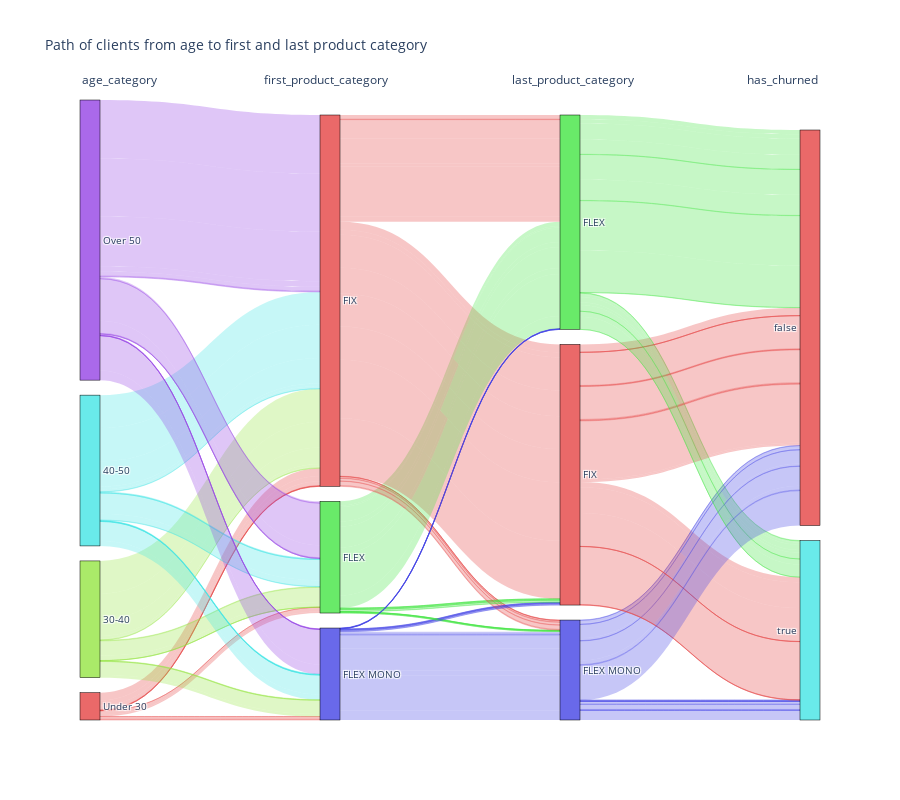

Notebook cell for this chart:
### Code cell
fig = create_sankey(
    data=data_age,
    columns=['age_category', 'first_product_category', 'last_product_category','has_churned'],
    title="Path of clients from age to first and last product category"
)
fig.show()

### Figure 1 — Plotly figure (JSON) as saved in the notebook; plotly's stock layout.template omitted (floating-point values rounded to 4 significant figures; data arrays with more than 128 entries replaced by an {"elided": "..."} marker saying what was removed)
{"data": [{"link": {"color": {"elided": "216 str values"}, "customdata": {"elided": "216 str values"}, "hovertemplate": "%{customdata}<extra></extra>", "source": {"elided": "216 int values"}, "target": {"elided": "216 int values"}, "value": {"elided": "216 int values"}}, "node": {"color": ["rgba(229,68,68,0.8)", "rgba(149,229,68,0.8)", "rgba(68,229,229,0.8)", "rgba(149,68,229,0.8)", "rgba(229,68,68,0.8)", "rgba(68,229,68,0.8)", "rgba(68,68,229,0.8)", "rgba(229,68,68,0.8)", "rgba(68,229,68,0.8)", "rgba(68,68,229,0.8)", "rgba(229,68,68,0.8)", "rgba(68,229,229,0.8)"], "label": ["Under 30", "30-40", "40-50", "Over 50", "FIX", "FLEX", "FLEX MONO", "FIX ", "FLEX ", "FLEX MONO ", false, true], "line": {"color": "black", "width": 0.5}, "pad": 15, "thickness": 20}, "type": "sankey"}], "layout": {"annotations": [{"font": {"size": 12}, "showarrow": false, "text": "age_category", "x": 0, "y": 1.05}, {"font": {"size": 12}, "showarrow": false, "text": "first_product_category", "x": 0.3333, "y": 1.05}, {"font": {"size": 12}, "showarrow": false, "text": "last_product_category", "x": 0.6667, "y": 1.05}, {"font": {"size": 12}, "showarrow": false, "text": "has_churned", "x": 1, "y": 1.05}], "font": {"size": 10}, "height": 800, "title": {"text": "Path of clients from age to first and last product category"}}}
